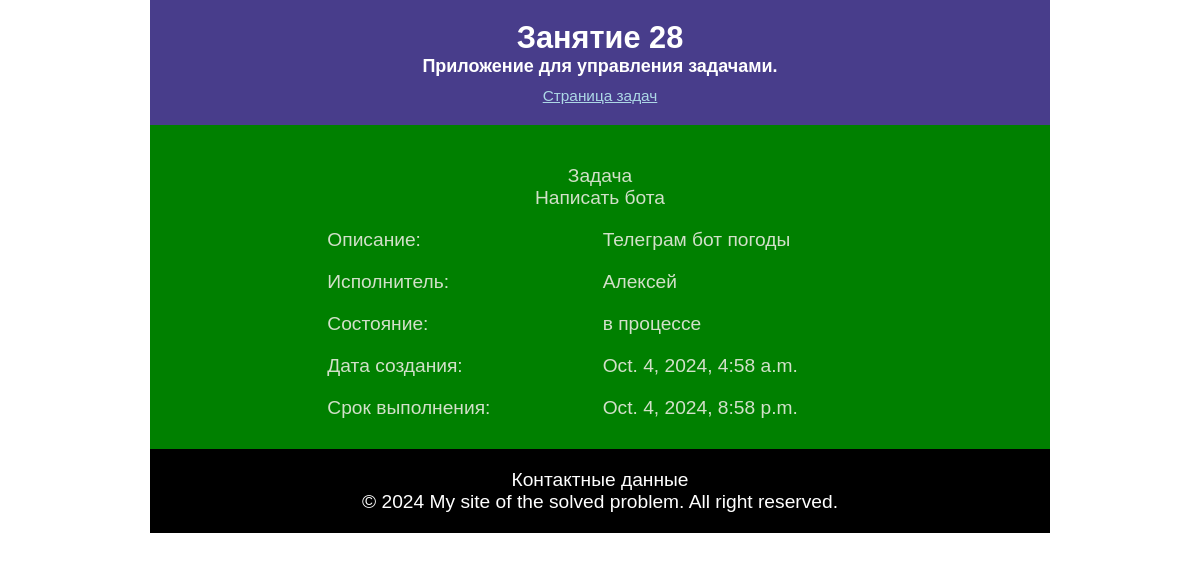
/lesson28/tasks/2/, run on the app's committed database.
### lesson28/models.py (models this page shows, shortened)
class Task(models.Model):
    STATUS_CHOICES = (
        ('e', 'в ожидании'),
        ('p', 'в процессе'),
        ('c', 'выполнено'),
    )
    title = models.CharField(max_length=50)
    description = models.TextField(max_length=1000)
    executor = models.ForeignKey('User', on_delete=models.SET_NULL, null=True)
    status = models.CharField(max_length=1, choices=STATUS_CHOICES, default='e')
    created_date = models.DateTimeField(auto_now_add=True)
    completed_date = models.DateTimeField()

class User(models.Model):
    name = models.CharField(max_length=100)
    e_mail = models.EmailField()
    password = models.CharField(max_length=10)
    def __str__(self):
        return self.name

### lesson28/views.py (the view)
# urls.py: path('tasks/<int:task_id>/', views.show_task, name='task'),
def show_task(request, task_id):
    task_item = Task.objects.filter(id=task_id)
    content = {
        'tasks': task_item,
    }
    return render(request, 'lesson28/task.html', content)

### templates/lesson28/task.html (shortened to what this page needs)
{% extends 'lesson28/index.html' %}
{% block content %}
	{% include 'lesson28/task_id.html' %}
{% endblock %}

### templates/lesson28/task_id.html
{% load static %}
<div id="task_list">
    {% for task in tasks %}
        <div>
            <p>Задача</p>
            <p>{{task.title}}</p>
        </div>
        <div class='group'>
            <div>
            <p>Описание:</p>
            <p>{{task.description}}</p>
            </div>
        </div>
        <div class="group">
            <div>
                <p>Исполнитель:</p>
                <p>{{task.executor}}</p>
            </div>
            <div>
                <p>Состояние:</p>
                <p>{{task.get_status_display}}</p>
            </div>
        </div>
        <div class="group">
            <div>
                <p>Дата создания:</p>
                <p>{{task.created_date}}</p>
            </div>
            <div>
                <p>Срок выполнения:</p>
                <p>{{task.completed_date}}</p>
            </div>
        </div>
    {% endfor %}
</div>

### static/css/styles.css (style rules this page uses)
* { margin: 0; padding: 0; }
body { background-color: #fff; font-family: Arial; font-size: 1.2em; color: #fff; margin-left: auto; margin-right: auto; width: 80%; max-width: 900px; min-width: 400px; }
main div { text-align: center; color: #d2e0c9; margin-left: auto; margin-right: auto; }
main div div { margin-top: 20px; margin-bottom: 10px; }
.group p { display: inline-block; width: 30%; text-align: left; }

### data on the page
Task: title "Написать бота", description "Телеграм бот погоды", executor "Алексей", status "в процессе", created_date "Oct. 4, 2024, 4:58 a.m.", completed_date "Oct. 4, 2024, 8:58 p.m."
